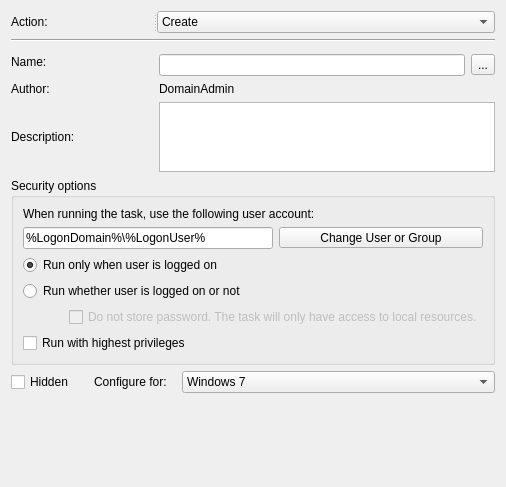
<?xml version="1.0" encoding="UTF-8"?>
<ui version="4.0">
 <class>ScheduleWin7Widget</class>
 <widget class="QWidget" name="ScheduleWin7Widget">
  <property name="geometry">
   <rect>
    <x>0</x>
    <y>0</y>
    <width>506</width>
    <height>487</height>
   </rect>
  </property>
  <property name="windowTitle">
   <string>Form</string>
  </property>
  <layout class="QGridLayout" name="gridLayout_2">
   <item row="1" column="0" colspan="4">
    <widget class="Line" name="line">
     <property name="font">
      <font>
       <pointsize>9</pointsize>
      </font>
     </property>
     <property name="orientation">
      <enum>Qt::Horizontal</enum>
     </property>
    </widget>
   </item>
   <item row="2" column="0" rowspan="2">
    <widget class="QLabel" name="nameLabel">
     <property name="sizePolicy">
      <sizepolicy hsizetype="Fixed" vsizetype="Preferred">
       <horstretch>92</horstretch>
       <verstretch>0</verstretch>
      </sizepolicy>
     </property>
     <property name="minimumSize">
      <size>
       <width>142</width>
       <height>0</height>
      </size>
     </property>
     <property name="text">
      <string>Name:</string>
     </property>
     <property name="buddy">
      <cstring>nameLineEdit</cstring>
     </property>
    </widget>
   </item>
   <item row="3" column="1" colspan="2">
    <widget class="QLineEdit" name="nameLineEdit">
     <property name="sizePolicy">
      <sizepolicy hsizetype="Expanding" vsizetype="Fixed">
       <horstretch>0</horstretch>
       <verstretch>0</verstretch>
      </sizepolicy>
     </property>
    </widget>
   </item>
   <item row="3" column="3">
    <widget class="QToolButton" name="nameToolButton">
     <property name="text">
      <string>...</string>
     </property>
    </widget>
   </item>
   <item row="4" column="0">
    <widget class="QLabel" name="authorLabel">
     <property name="sizePolicy">
      <sizepolicy hsizetype="Fixed" vsizetype="Preferred">
       <horstretch>0</horstretch>
       <verstretch>0</verstretch>
      </sizepolicy>
     </property>
     <property name="minimumSize">
      <size>
       <width>142</width>
       <height>0</height>
      </size>
     </property>
     <property name="text">
      <string>Author:</string>
     </property>
    </widget>
   </item>
   <item row="4" column="1">
    <widget class="QLabel" name="authorNameLabel">
     <property name="text">
      <string>DomainAdmin</string>
     </property>
     <property name="textFormat">
      <enum>Qt::AutoText</enum>
     </property>
    </widget>
   </item>
   <item row="5" column="0">
    <widget class="QLabel" name="descriptionLabel">
     <property name="minimumSize">
      <size>
       <width>142</width>
       <height>0</height>
      </size>
     </property>
     <property name="text">
      <string>Description:</string>
     </property>
     <property name="buddy">
      <cstring>descriptionTextEdit</cstring>
     </property>
    </widget>
   </item>
   <item row="5" column="1" colspan="3">
    <widget class="QTextEdit" name="descriptionTextEdit">
     <property name="sizePolicy">
      <sizepolicy hsizetype="Expanding" vsizetype="Fixed">
       <horstretch>0</horstretch>
       <verstretch>0</verstretch>
      </sizepolicy>
     </property>
     <property name="minimumSize">
      <size>
       <width>0</width>
       <height>70</height>
      </size>
     </property>
     <property name="maximumSize">
      <size>
       <width>16777215</width>
       <height>70</height>
      </size>
     </property>
     <property name="html">
      <string>&lt;!DOCTYPE HTML PUBLIC &quot;-//W3C//DTD HTML 4.0//EN&quot; &quot;http://www.w3.org/TR/REC-html40/strict.dtd&quot;&gt;
&lt;html&gt;&lt;head&gt;&lt;meta name=&quot;qrichtext&quot; content=&quot;1&quot; /&gt;&lt;style type=&quot;text/css&quot;&gt;
p, li { white-space: pre-wrap; }
&lt;/style&gt;&lt;/head&gt;&lt;body style=&quot; font-family:'Noto Sans'; font-size:9pt; font-weight:400; font-style:normal;&quot;&gt;
&lt;p style=&quot;-qt-paragraph-type:empty; margin-top:0px; margin-bottom:0px; margin-left:0px; margin-right:0px; -qt-block-indent:0; text-indent:0px;&quot;&gt;&lt;br /&gt;&lt;/p&gt;&lt;/body&gt;&lt;/html&gt;</string>
     </property>
    </widget>
   </item>
   <item row="6" column="0" colspan="4">
    <widget class="QGroupBox" name="securityGroupBox">
     <property name="title">
      <string>Security options</string>
     </property>
     <layout class="QGridLayout" name="gridLayout">
      <item row="1" column="0" colspan="2">
       <widget class="QLineEdit" name="accountLineEdit">
        <property name="text">
         <string>%LogonDomain%\%LogonUser%</string>
        </property>
       </widget>
      </item>
      <item row="1" column="2">
       <widget class="QToolButton" name="accountToolButton">
        <property name="sizePolicy">
         <sizepolicy hsizetype="Minimum" vsizetype="Fixed">
          <horstretch>0</horstretch>
          <verstretch>0</verstretch>
         </sizepolicy>
        </property>
        <property name="text">
         <string>Change User or Group</string>
        </property>
       </widget>
      </item>
      <item row="4" column="0">
       <spacer name="horizontalSpacer">
        <property name="orientation">
         <enum>Qt::Horizontal</enum>
        </property>
        <property name="sizeType">
         <enum>QSizePolicy::Fixed</enum>
        </property>
        <property name="sizeHint" stdset="0">
         <size>
          <width>13</width>
          <height>20</height>
         </size>
        </property>
       </spacer>
      </item>
      <item row="4" column="1" colspan="2">
       <widget class="QCheckBox" name="notstoredCheckBox">
        <property name="enabled">
         <bool>false</bool>
        </property>
        <property name="sizePolicy">
         <sizepolicy hsizetype="Expanding" vsizetype="Fixed">
          <horstretch>0</horstretch>
          <verstretch>0</verstretch>
         </sizepolicy>
        </property>
        <property name="text">
         <string>Do not store password. The task will only have access to local resources.</string>
        </property>
       </widget>
      </item>
      <item row="5" column="0" colspan="2">
       <widget class="QCheckBox" name="hightprivCheckBox">
        <property name="text">
         <string>Run with highest privileges</string>
        </property>
       </widget>
      </item>
      <item row="2" column="0" colspan="3">
       <widget class="QRadioButton" name="loggedRadioButton">
        <property name="text">
         <string>Run only when user is logged on</string>
        </property>
        <property name="checked">
         <bool>true</bool>
        </property>
       </widget>
      </item>
      <item row="3" column="0" colspan="3">
       <widget class="QRadioButton" name="notloggedRadioButton">
        <property name="text">
         <string>Run whether user is logged on or not</string>
        </property>
       </widget>
      </item>
      <item row="0" column="0" colspan="3">
       <widget class="QLabel" name="runAccountLabel">
        <property name="text">
         <string>When running the task, use the following user account:</string>
        </property>
        <property name="buddy">
         <cstring>accountLineEdit</cstring>
        </property>
       </widget>
      </item>
     </layout>
    </widget>
   </item>
   <item row="7" column="0" colspan="4">
    <layout class="QHBoxLayout" name="horizontalLayout">
     <item>
      <widget class="QCheckBox" name="hiddenCheckBox">
       <property name="sizePolicy">
        <sizepolicy hsizetype="Fixed" vsizetype="Fixed">
         <horstretch>77</horstretch>
         <verstretch>0</verstretch>
        </sizepolicy>
       </property>
       <property name="minimumSize">
        <size>
         <width>77</width>
         <height>0</height>
        </size>
       </property>
       <property name="text">
        <string>Hidden</string>
       </property>
      </widget>
     </item>
     <item>
      <widget class="QLabel" name="configureLabel">
       <property name="sizePolicy">
        <sizepolicy hsizetype="Fixed" vsizetype="Preferred">
         <horstretch>80</horstretch>
         <verstretch>0</verstretch>
        </sizepolicy>
       </property>
       <property name="minimumSize">
        <size>
         <width>82</width>
         <height>0</height>
        </size>
       </property>
       <property name="text">
        <string>Configure for:</string>
       </property>
       <property name="buddy">
        <cstring>configureComboBox</cstring>
       </property>
      </widget>
     </item>
     <item>
      <widget class="QComboBox" name="configureComboBox">
       <property name="currentText">
        <string>Windows 7</string>
       </property>
       <item>
        <property name="text">
         <string>Windows 7</string>
        </property>
       </item>
       <item>
        <property name="text">
         <string>Windows Vista or Windows Server 2008</string>
        </property>
       </item>
       <item>
        <property name="text">
         <string>Windows Server 2003, Windows XP, Windows 2000</string>
        </property>
       </item>
      </widget>
     </item>
    </layout>
   </item>
   <item row="0" column="0" colspan="4">
    <widget class="QSplitter" name="splitter">
     <property name="orientation">
      <enum>Qt::Horizontal</enum>
     </property>
     <widget class="QLabel" name="actionLabel">
      <property name="sizePolicy">
       <sizepolicy hsizetype="Fixed" vsizetype="Preferred">
        <horstretch>1</horstretch>
        <verstretch>0</verstretch>
       </sizepolicy>
      </property>
      <property name="minimumSize">
       <size>
        <width>142</width>
        <height>0</height>
       </size>
      </property>
      <property name="font">
       <font>
        <pointsize>9</pointsize>
       </font>
      </property>
      <property name="text">
       <string>Action:</string>
      </property>
      <property name="buddy">
       <cstring>actionComboBox</cstring>
      </property>
     </widget>
     <widget class="QComboBox" name="actionComboBox">
      <property name="sizePolicy">
       <sizepolicy hsizetype="Fixed" vsizetype="Fixed">
        <horstretch>180</horstretch>
        <verstretch>0</verstretch>
       </sizepolicy>
      </property>
      <property name="minimumSize">
       <size>
        <width>180</width>
        <height>0</height>
       </size>
      </property>
      <property name="currentText">
       <string>Create</string>
      </property>
      <item>
       <property name="text">
        <string>Create</string>
       </property>
      </item>
      <item>
       <property name="text">
        <string>Replace</string>
       </property>
      </item>
      <item>
       <property name="text">
        <string>Update</string>
       </property>
      </item>
      <item>
       <property name="text">
        <string>Delete</string>
       </property>
      </item>
     </widget>
    </widget>
   </item>
   <item row="8" column="0" colspan="4">
    <spacer name="verticalSpacer">
     <property name="orientation">
      <enum>Qt::Vertical</enum>
     </property>
     <property name="sizeType">
      <enum>QSizePolicy::Expanding</enum>
     </property>
     <property name="sizeHint" stdset="0">
      <size>
       <width>20</width>
       <height>40</height>
      </size>
     </property>
    </spacer>
   </item>
  </layout>
 </widget>
 <tabstops>
  <tabstop>actionComboBox</tabstop>
  <tabstop>nameLineEdit</tabstop>
  <tabstop>nameToolButton</tabstop>
  <tabstop>descriptionTextEdit</tabstop>
  <tabstop>accountLineEdit</tabstop>
  <tabstop>accountToolButton</tabstop>
  <tabstop>loggedRadioButton</tabstop>
  <tabstop>notloggedRadioButton</tabstop>
  <tabstop>notstoredCheckBox</tabstop>
  <tabstop>hightprivCheckBox</tabstop>
  <tabstop>hiddenCheckBox</tabstop>
  <tabstop>configureComboBox</tabstop>
 </tabstops>
 <resources/>
 <connections>
  <connection>
   <sender>notloggedRadioButton</sender>
   <signal>toggled(bool)</signal>
   <receiver>notstoredCheckBox</receiver>
   <slot>setEnabled(bool)</slot>
   <hints>
    <hint type="sourcelabel">
     <x>179</x>
     <y>311</y>
    </hint>
    <hint type="destinationlabel">
     <x>271</x>
     <y>340</y>
    </hint>
   </hints>
  </connection>
 </connections>
</ui>
